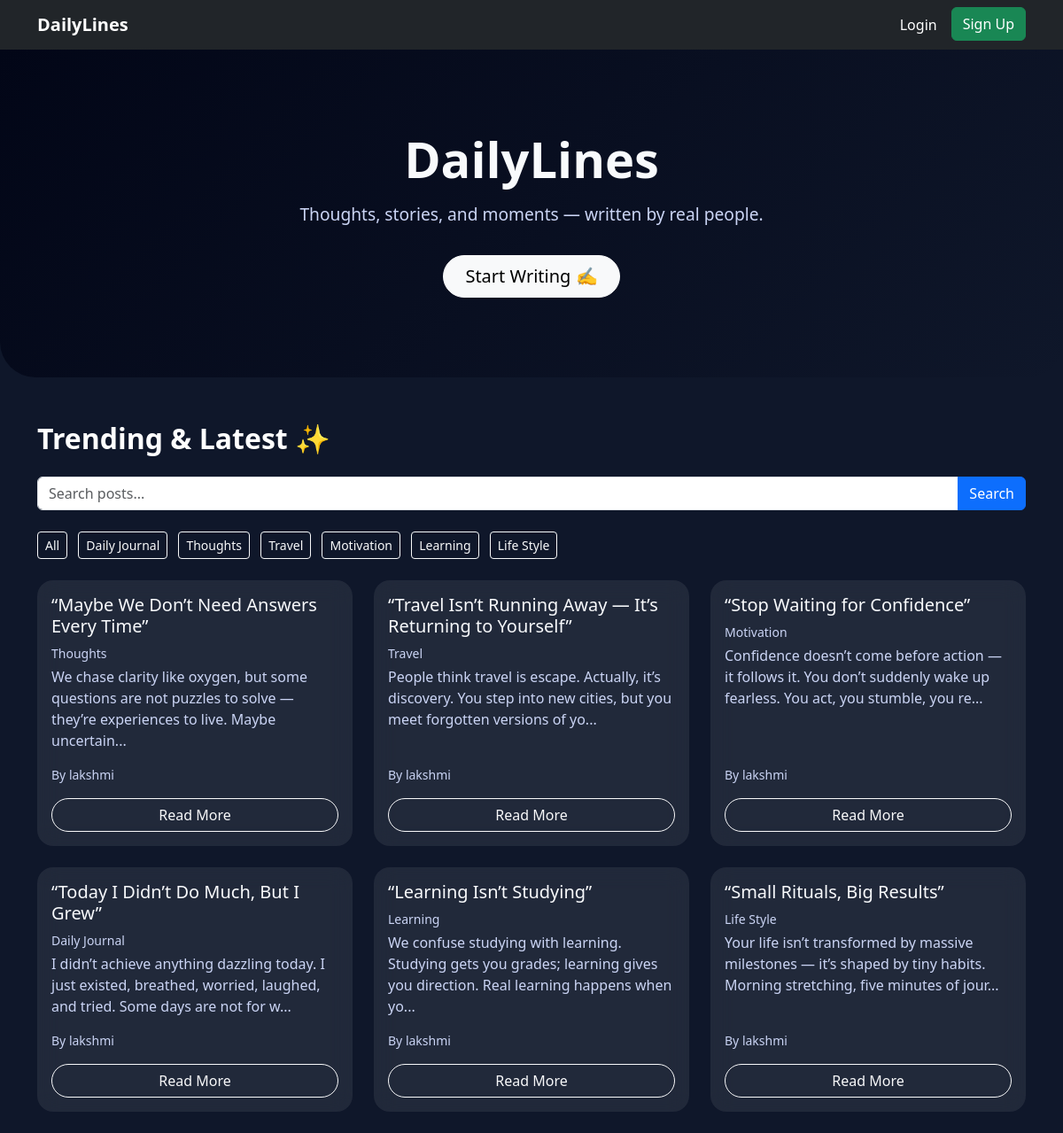
The page / on the database its author committed.
### blog/models.py (models this page shows, shortened)
class Category(models.Model):
    name = models.CharField(max_length=100, unique=True)

class Post(models.Model):
    title = models.CharField(max_length=200)
    content = models.TextField()
    image = models.ImageField(upload_to='post_images/', blank=True, null=True)
    category = models.ForeignKey(Category, on_delete=models.SET_NULL, null=True)
    author = models.ForeignKey(User, on_delete=models.CASCADE)
    created_at = models.DateTimeField(auto_now_add=True)

### blog/views.py (the view)
# urls.py: path('', views.home, name='home'),
def home(request):
    query = request.GET.get("q", "")
    if query:
        posts = Post.objects.filter(
            Q(title__icontains=query) |
            Q(content__icontains=query) |
            Q(category__name__icontains=query)
        ).order_by('-created_at')
    else:
        posts = Post.objects.all().order_by('-created_at')
    categories = Category.objects.all()
    return render(request, "blog/home.html", {
        "posts": posts,
        "categories": categories
    })

### blog/templates/blog/home.html (shortened to what this page needs)
<!DOCTYPE html>
<html>
<head>
    <link href="https://cdn.jsdelivr.net/npm/bootstrap@5.3.2/dist/css/bootstrap.min.css" rel="stylesheet">
</head>
<body>
<nav class="navbar navbar-expand-lg navbar-dark bg-dark">
  <div class="container">
    <a class="navbar-brand fw-bold" href="{% url 'home' %}">DailyLines</a>
    <ul class="navbar-nav ms-auto">
      {% if user.is_authenticated %}
        <li class="nav-item">
            <span class="nav-link">Welcome, {{ user.username }}</span>
        </li>
        <li class="nav-item">
            <a class="nav-link text-white" href="{% url 'my_posts' %}">My Posts</a>
        </li>
        <li class="nav-item">
            <a class="btn btn-success ms-2" href="{% url 'add_post' %}">+ Add Post</a>
        </li>
        <li class="nav-item ms-2">
            <form method="POST" action="{% url 'logout' %}">
                {% csrf_token %}
                <button class="btn btn-danger">Logout</button>
            </form>
        </li>
      {% else %}
        <li class="nav-item">
            <a class="nav-link text-white" href="{% url 'login' %}">Login</a>
        </li>
        <li class="nav-item ms-2">
            <a class="btn btn-success" href="{% url 'signup' %}">Sign Up</a>
        </li>
      {% endif %}
    </ul>
  </div>
</nav>
<section class="hero-section text-center">
    <div class="container">
        <h1 class="hero-title">DailyLines</h1>
        <p class="hero-subtitle">
            Thoughts, stories, and moments — written by real people.
        </p>
        {% if user.is_authenticated %}
            <a href="{% url 'add_post' %}" class="btn btn-light btn-lg rounded-pill px-4 mt-3">
                Write a Post ✍️
            </a>
        {% else %}
            <a href="{% url 'signup' %}" class="btn btn-light btn-lg rounded-pill px-4 mt-3">
                Start Writing ✍️
            </a>
        {% endif %}
    </div>
</section>
<div class="container">
    <h2 class="fw-bold mb-4 text-white">Trending & Latest ✨</h2>
    <form method="GET" action="{% url 'home' %}" class="mb-4">
        <div class="input-group">
            <input type="text" name="q" class="form-control" placeholder="Search posts..." value="{{ request.GET.q }}">
            <button class="btn btn-primary">Search</button>
        </div>
    </form>
    <div class="mb-4">
        <a href="{% url 'home' %}" class="btn btn-outline-light btn-sm me-2">All</a>
        {% for cat in categories %}
            <a href="{% url 'category_filter' cat.id %}" class="btn btn-outline-light btn-sm me-2">
                {{ cat.name }}
            </a>
        {% endfor %}
    </div>
    <div class="row">
        {% for post in posts %}
        <div class="col-md-4 mb-4">
            <div class="card glass-card h-100 border-0">
                <div class="card-body d-flex flex-column">
                    <h5 class="card-title">{{ post.title }}</h5>
                    <p class="text-muted small mb-1">
                        {{ post.category.name }}
                    </p>
                    <p class="card-text flex-grow-1">
                        {{ post.content|slice:":120" }}...
                    </p>
                    <p class="small text-muted mb-3">
                        By {{ post.author.username }}
                    </p>
                    <a href="{% url 'post_details' post.id %}"
                       class="btn btn-outline-light rounded-pill mt-auto w-100">
                        Read More
                    </a>
                </div>
            </div>
        </div>
        {% endfor %}
    </div>
</div>
</body>
</html>

### blog/templates/blog/home.html (style rules this page uses)
body { background-color: #0f172a; color: #e5e7eb; }
.hero-section { padding: 90px 0; background: linear-gradient(135deg, #020617, #0f172a); border-bottom-left-radius: 40px; border-bottom-right-radius: 40px; margin-bottom: 50px; }
.hero-title { font-size: 3.5rem; font-weight: 800; color: #f8fafc; }
.hero-subtitle { font-size: 1.2rem; color: #cbd5f5; max-width: 600px; margin: 15px auto; }
.glass-card { background: rgba(255, 255, 255, 0.08); backdrop-filter: blur(12px); border-radius: 18px; transition: all 0.3s ease; }
.card-title { color: #f8fafc; }
.card-text, .text-muted { color: #cbd5f5 !important; }

### rows shown on the page
Category: name "Daily Journal"
Category: name "Thoughts"
Category: name "Travel"
Category: name "Motivation"
Category: name "Learning"
Category: name "Life Style"
Post: title "“Maybe We Don’t Need Answers Every Time”", category.name "Thoughts", content "We chase clarity like oxygen, but some questions are not puzzles to solve — they’re experiences to live. Maybe uncertain", author.username "lakshmi"
Post: title "“Travel Isn’t Running Away — It’s Returning to Yourself”", category.name "Travel", content "People think travel is escape. Actually, it’s discovery. You step into new cities, but you meet forgotten versions of yo", author.username "lakshmi"
Post: title "“Stop Waiting for Confidence”", category.name "Motivation", content "Confidence doesn’t come before action — it follows it. You don’t suddenly wake up fearless. You act, you stumble, you re", author.username "lakshmi"
Post: title "“Today I Didn’t Do Much, But I Grew”", category.name "Daily Journal", content "I didn’t achieve anything dazzling today. I just existed, breathed, worried, laughed, and tried. Some days are not for w", author.username "lakshmi"
Post: title "“Learning Isn’t Studying”", category.name "Learning", content "We confuse studying with learning. Studying gets you grades; learning gives you direction. Real learning happens when yo", author.username "lakshmi"
Post: title "“Small Rituals, Big Results”", category.name "Life Style", content "Your life isn’t transformed by massive milestones — it’s shaped by tiny habits. Morning stretching, five minutes of jour", author.username "lakshmi"
